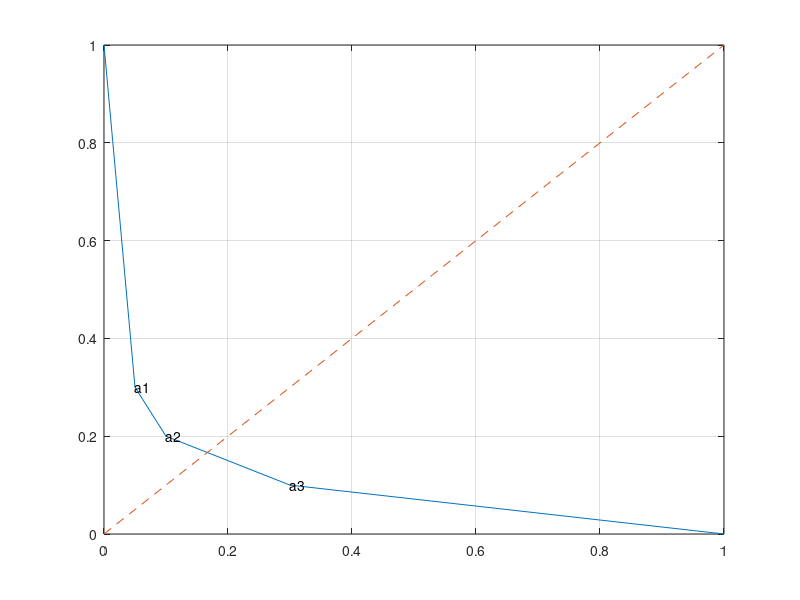

MATLAB code for this plot: (Note: this script raises an error after producing the figure.)
% Example 7.4: Binary hypothesis testing
% Boyd & Vandenberghe "Convex Optimization"
% Original version by Lieven Vandenberghe
% Updated for CVX by Michael Grant, 2005-12-19
% (generates Figure 7.4)

% Generate the data
P = [0.70  0.10
     0.20  0.10
     0.05  0.70
     0.05  0.10];
[n,m] = size(P);

% Construct the tradeoff curve by finding the
% the Pareto optimal deterministic detectors,
% which are the curve's vertices

nopts   = 1000;
weights = logspace(-5,5,nopts);
obj     = [0;1];
inds    = ones(n,1);

% minimize  -t1'*q1 - w*t2'*q2
% s.t.      t1+t2 = 1,  t1,t2 \geq 0

next = 2;
for i = 1 : nopts,
   PW = P * diag( [ 1 ; weights(i) ] );
   [ maxvals, maxinds ] = max( PW' );  % max elt in each row
   if (~isequal(maxinds', inds(:,next-1)))
       inds(:,next) = maxinds';
       T = zeros(m,n);
       for j=1:n
          T(maxinds(1,j),j) = 1;
       end;
       obj(:,next) = 1-diag(T*P);
       next = next+1;
   end;
end;
plot(obj(1,:), obj(2,:),[0 1], [0 1],'--');
grid on
for i=2:size(obj,2)-1
   text(obj(1,i),obj(2,i),['a', num2str(i-1)]);
end;

% Minimax detector: not deterministic
    
cvx_begin
    variables T( m, n ) D( m, m )
    minimize max( D(1,2), D(2,1) )
    subject to
        D == T * P;
        sum( T, 1 ) == 1;
        T >= 0;
cvx_end

objmp = 1 - diag( D );
text( objmp(1), objmp(2), 'b' );
xlabel('P_{fp}'); ylabel('P_{fn}');

%print -deps roc.eps
